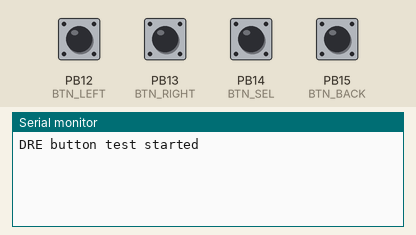
The sketch below on a simulated STM32 Blue Pill. On the bench: the last lines printed to the serial monitor. The inputs (shaded band) are chosen by the test bench; at power-on: PB12 (BTN_LEFT), PB13 (BTN_RIGHT), PB14 (BTN_SEL), PB15 (BTN_BACK) HIGH.

Above: at 1.4 s.
1.5 s: PB12 (BTN_LEFT) pulled LOW for 0.15 s
At 2.3 s:
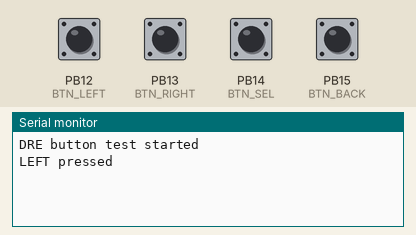
3.1 s: PB13 (BTN_RIGHT) pulled LOW for 0.15 s
At 3.5 s:
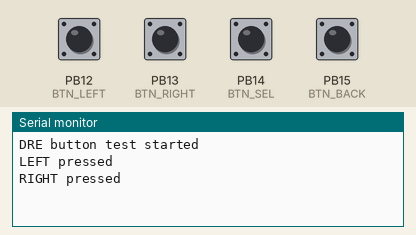
4.7 s: PB14 (BTN_SEL) pulled LOW for 0.15 s
At 5.9 s:
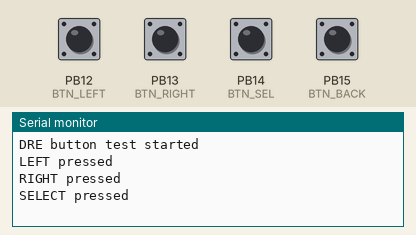
6.3 s: PB15 (BTN_BACK) pulled LOW for 0.15 s
At 7.1 s:
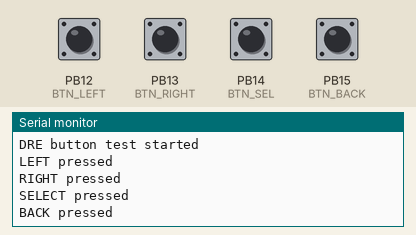

Measured:
- after the input at 1.5 s, the serial monitor: prints a new line at once (image 1)
- after the input at 3.1 s, the serial monitor: prints a new line at once (image 2)
- after the input at 4.7 s, the serial monitor: prints a new line at once (image 3)
- after the input at 6.3 s, the serial monitor: prints a new line at once (image 4)

The sketch:

switch_interface.ino
```cpp
#define BTN_LEFT   PB12
#define BTN_RIGHT  PB13
#define BTN_SEL    PB14
#define BTN_BACK   PB15

#define DRE(signal, state) (state = ((state << 1) | (signal & 1)) & 15) == 7

byte leftState  = 7;
byte rightState = 7;
byte selState   = 7;
byte backState  = 7;

void setup() {
  Serial.begin(115200);
  delay(200);

  pinMode(BTN_LEFT,  INPUT_PULLUP);
  pinMode(BTN_RIGHT, INPUT_PULLUP);
  pinMode(BTN_SEL,   INPUT_PULLUP);
  pinMode(BTN_BACK,  INPUT_PULLUP);

  Serial.println("DRE button test started");
}

void loop() {
  bool L = !digitalRead(BTN_LEFT);
  bool R = !digitalRead(BTN_RIGHT);
  bool S = !digitalRead(BTN_SEL);
  bool B = !digitalRead(BTN_BACK);

  if (DRE(L, leftState))  Serial.println("LEFT pressed");
  if (DRE(R, rightState)) Serial.println("RIGHT pressed");
  if (DRE(S, selState))   Serial.println("SELECT pressed");
  if (DRE(B, backState))  Serial.println("BACK pressed");
}
```
